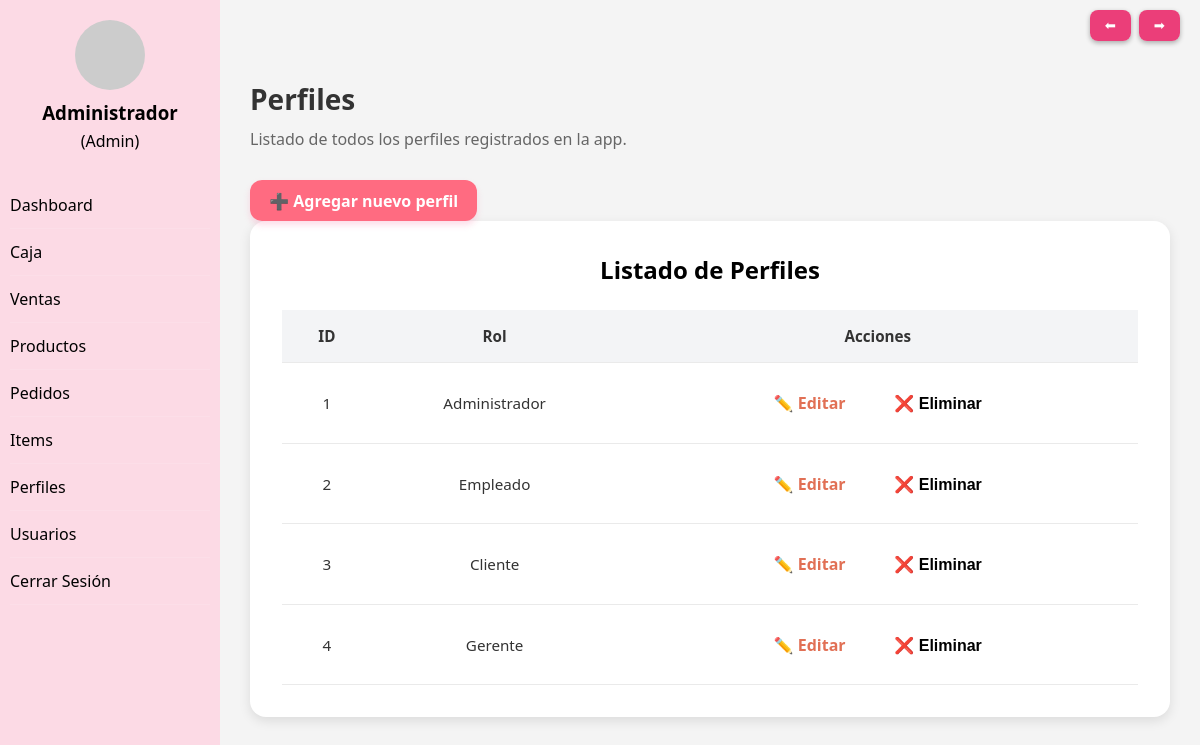
The page /views/admin/listado_perfiles.php (signed in) on the database its author committed.
### tables this page shows
CREATE TABLE perfiles (ID_perfil INT NOT NULL AUTO_INCREMENT,
perfil_rol VARCHAR (50) NOT NULL,
PRIMARY KEY (ID_perfil));

### views/admin/listado_perfiles.php (the view, shortened to what this page needs)
<?php
include("../../includes/header.php");
require_once "../../includes/navegacion.php";
$pdo = getConexion();
$query = "SELECT * FROM perfiles";
$stmt = $pdo->query($query);
$resultado = $stmt->fetchAll(PDO::FETCH_ASSOC);
?>
<h1> Perfiles </h1>
<p class="description">Listado de todos los perfiles registrados en la app.</p>
<a href="form_alta_perfiles.php" class="btn-add">➕ Agregar nuevo perfil</a>
<div class="admin-table">
    <h2>Listado de Perfiles</h2>
    <table>
        <thead>
            <tr>
                <th>ID</th>
                <th>Rol</th>
                <th>Acciones</th>
            </tr>
        </thead>
        <tbody>
            <?php foreach ($resultado as $row) { ?>
                <tr>
                    <td><?php echo $row["ID_perfil"]; ?></td>
                    <td><?php echo htmlspecialchars($row["perfil_rol"]); ?></td>
                    <td>
                        <a class="btn-action btn-edit" href="form_modificarPerfil.php?ID_perfil=<?php echo $row['ID_perfil']; ?>"> ✏️ Editar </a>
                        <form id="form-eliminar-<?= $row['ID_perfil']; ?>" method="post" action="../../controllers/admin/baja_perfiles.php" style="display:inline;">
                            <button type="button" class="btn-action btn-delete" onclick="confirmarEliminacion('<?= $row['ID_perfil']; ?>', 'form-eliminar')">❌ Eliminar</button>
                        </form>
                    </td>
                </tr>
            <?php } ?>
        </tbody>
    </table>
</div>

### public/css/header.css (style rules this page uses)
* { margin: 0; padding: 0; box-sizing: border-box; }
body { display: flex; font-family: 'Segoe UI', sans-serif; background-color: #f4f4f4; color: #333; min-height: 100vh; }
.main-content h1 { font-size: 28px; margin-bottom: 10px; }
.description { margin-bottom: 30px; color: #666; }
.admin-table { background-color: #fff; padding: 2rem; border-radius: 16px; box-shadow: 0 4px 12px rgba(0, 0, 0, 0.1); margin-bottom: 2rem; overflow-x: auto; }
.admin-table h2 { text-align: center; color: #000; margin-bottom: 1.5rem; }
.admin-table table { width: 100%; border-collapse: collapse; min-width: 800px; }
.admin-table th, .admin-table td { padding: 1rem; text-align: center; border-bottom: 1px solid #eaeaea; font-size: 0.95rem; }
.admin-table th { background-color: #f3f4f6; color: #333; font-weight: bold; }
.admin-table a { color: #e17055; text-decoration: none; font-weight: bold; }
.btn-add { display: inline-block; text-decoration: none; padding: 0.6rem 1.2rem; background-color: #ff6b81; color: #fff; border: none; border-radius: 12px; font-weight: 600; font-size: 1rem; cursor: pointer; text-align: center; transition: background-color 0.3s ease, transform 0.2s ease, box-shadow 0.2s ease; box-shadow: 0 4px 6px rgba(247, 143, 179, 0.3); }
.btn-action { display: inline-block; padding: 0.6rem 1.2rem; font-size: 1rem; font-weight: 600; border: none; border-radius: 8px; color: #000; text-decoration: none; cursor: pointer; transition: all 0.3s ease; margin: 0.2rem; }
.btn-edit { background-color: #fff; }
.btn-delete { background-color: #fff; }

### rows shown on the page
perfiles: ID_perfil "1", perfil_rol "Administrador"
perfiles: ID_perfil "2", perfil_rol "Empleado"
perfiles: ID_perfil "3", perfil_rol "Cliente"
perfiles: ID_perfil "4", perfil_rol "Gerente"
